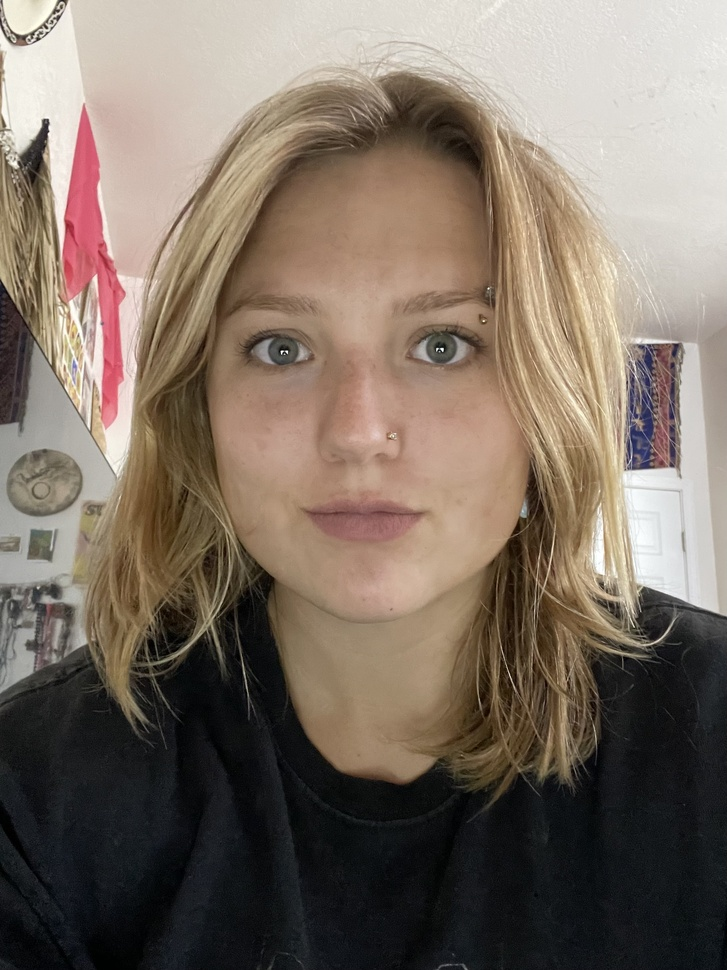
#> input picture 2/data/selfie.jpg, 727 x 970 px, shrunk from 2316 x 3088 before the run, found by its file name
$ python part_1_1.py
#> lines starting #> are read from the running program, lines starting #| are printed output that depends on the picture
import numpy as np
import os
input_image_path = os.path.join('..', '2', 'data', 'selfie.jpg')
output_dir = os.path.join('..', '2', 'data', 'part_1_1')
os.makedirs(output_dir, exist_ok=True)

##############################################################
# PART 1.1 CONVOLUTIONS FROM SCRATCH
#############################################################

# Convolutions using 4 for loops (with padding & 0 fill values) ---------------------------
def convolution_four_loops(img, kernel):
    kernel = np.flipud(np.fliplr(kernel)) # invert kernel up-down and left-right for convolution
    h, w = img.shape
    kh, kw = kernel.shape
    pad_h, pad_w = kh // 2, kw // 2

    # pad w 0s
    img_padded = np.pad(img, ((pad_h, pad_h), (pad_w, pad_w)), mode='constant')
    output_img = np.zeros_like(img, dtype=float)

    for i in range(h):
        for j in range(w):
            pixel_update = 0.0
            for k in range(kh):
                for l in range(kw):
                    pixel_update += img_padded[i + k, j + l] * kernel[k, l]

            output_img[i, j] = pixel_update
    return output_img


# Convolutions using 2 for loops (with padding & 0 fill values) -----------------------
def convolution_two_loops(img, kernel):
    kernel = np.flipud(np.fliplr(kernel))
    h, w = img.shape
    kh, kw = kernel.shape
    pad_h, pad_w = kh // 2, kw // 2

    # pad w 0s
    img_padded = np.pad(img, ((pad_h, pad_h), (pad_w, pad_w)), mode='constant')
    output_img = np.zeros_like(img, dtype=float)

    for i in range(h):
        for j in range(w):
            overlapping_patch = img_padded[i : i + kh, j : j + kw]
            output_img[i, j] = np.sum(overlapping_patch * kernel)
    return output_img

# Compare with scipy convolve function on a dummy image ----------------------------------
from scipy.signal import convolve2d


# use a dummy img array for comparison
image = np.random.randn(64, 64)
kernel = np.array([[1, 2, 1], [2, 4, 2], [1, 2, 1]]) # smoothing filter

out_4 = convolution_four_loops(image, kernel)
out_2 = convolution_two_loops(image, kernel)
out_scipy = convolve2d(image, kernel, mode='same', boundary='fill', fillvalue=0)

print("Part 1.1: Comparing convolution implementations...")
print("Max difference 4-loop vs SciPy convolution:", np.abs(out_4 - out_scipy).max())
print("Max difference 2-loop vs SciPy convolution:", np.abs(out_2 - out_scipy).max())

# Applying filters to selfie --------------------------------------------------------------
print("Part 1.1: Applying filters to Selfie...")

import cv2

image = cv2.imread(input_image_path, cv2.IMREAD_GRAYSCALE)
image = image.astype(float) / 255.0

box_filter = np.ones((9, 9)) *  (1/81)

Dx = np.array([[1, 0, -1]])
Dy = np.array([[1], [0], [-1]])

image_box = convolution_two_loops(image, box_filter)
#> in convolution_two_loops (call 2), `img_padded = np.pad(img, ((pad_h, pad_h), (pad_w, pad_w)), mode='const..`:
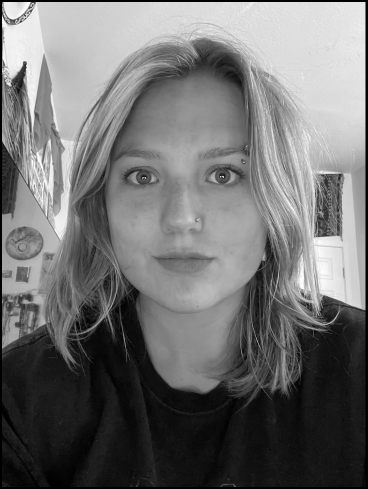
#> img_padded: shape (978, 735) float64 (shown at 1/2 size); min 0, max 1, mean 0.44
#> after the loop in convolution_two_loops (call 2), `for i in range(h):`:
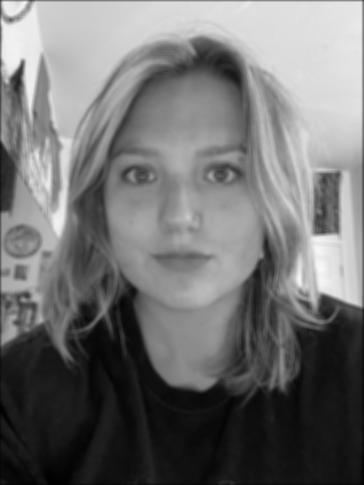
#> output_img: shape (970, 727) float64 (shown at 1/2 size); min 0.00213, max 0.985, mean 0.446
image_dx = convolution_two_loops(image, Dx)
#> after the loop in convolution_two_loops (call 3), `for i in range(h):`:
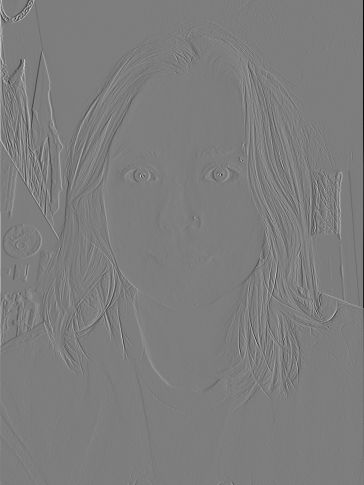
#> output_img: shape (970, 727) float64 (shown at 1/2 size); min -0.945, max 0.973, mean 0.00022; drawn with min black and max white
image_dy = convolution_two_loops(image, Dy)
#> after the loop in convolution_two_loops (call 4), `for i in range(h):`:
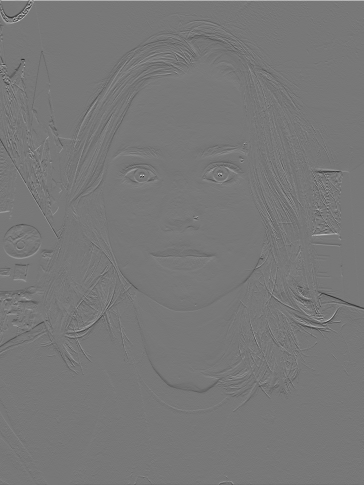
#> output_img: shape (970, 727) float64 (shown at 1/2 size); min -0.882, max 0.992, mean -0.0008; drawn with min black and max white

cv2.imwrite(os.path.join(output_dir, 'selfie_box.jpg'), (image_box * 255).astype(np.uint8))
cv2.imwrite(os.path.join(output_dir, 'selfie_dx.jpg'), (np.abs(image_dx) * 255).astype(np.uint8))
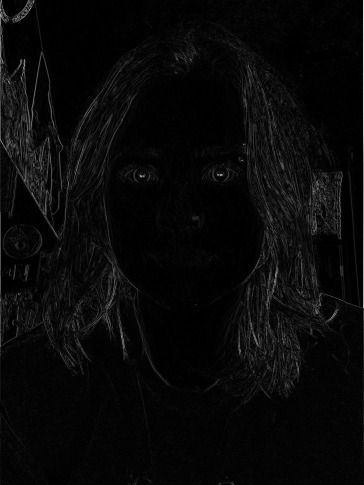
#> saved as selfie_dx.jpg: shape (970, 727) (shown at 1/2 size); min 0, max 248, mean 8.6
cv2.imwrite(os.path.join(output_dir, 'selfie_dy.jpg'), (np.abs(image_dy) * 255).astype(np.uint8))
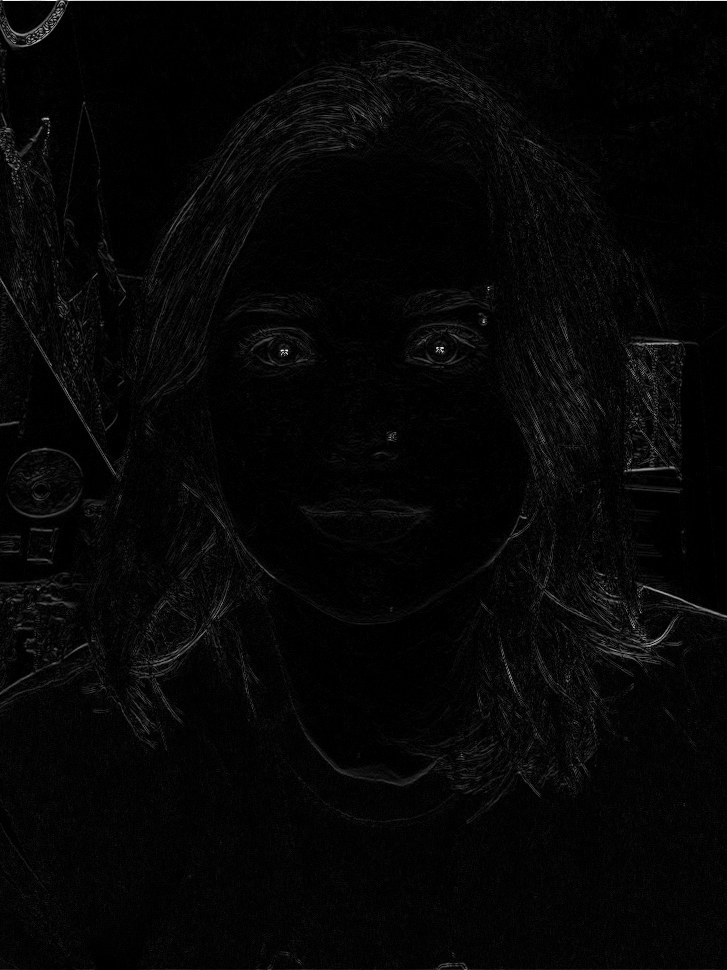
#> saved as selfie_dy.jpg: shape (970, 727); min 0, max 253, mean 6

print("Saved Filtered images to, ", output_dir)

$ run again, with 2/data/adrian1.jpg copied over 2/data/selfie.jpg
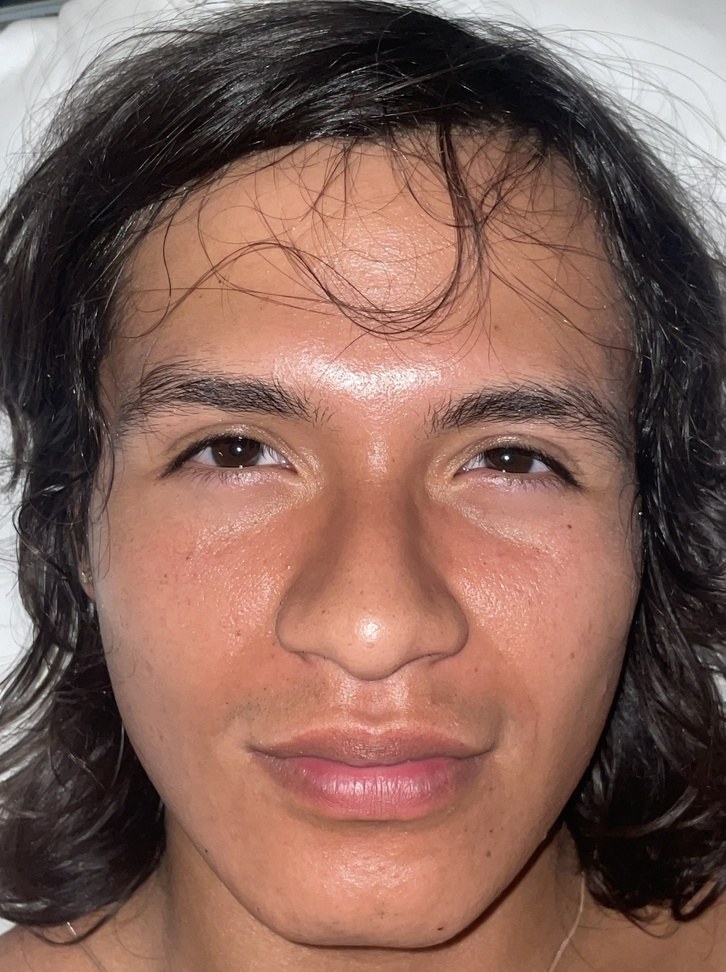
#> input picture 2/data/adrian1.jpg, 726 x 972 px, shrunk from 2519 x 3376 before the run, found by its file name
#> img_padded: shape (972, 728) float64
#> img_padded: shape (974, 726) float64
#> after the loop in convolution_two_loops (call 4), `for i in range(h):`:
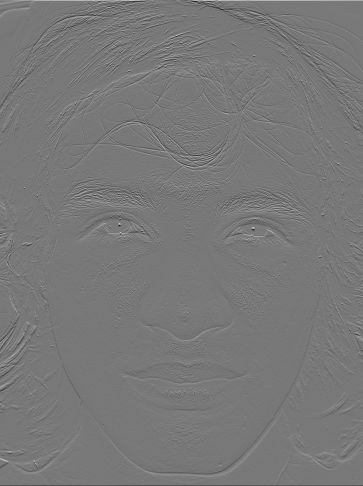
#> output_img: shape (972, 726) float64 (shown at 1/2 size); min -0.859, max 0.953, mean -0.000214; drawn with min black and max white
#> `cv2.imwrite(os.path.join(output_dir, 'selfie_dy.jpg'), (np.abs(image_d..`:
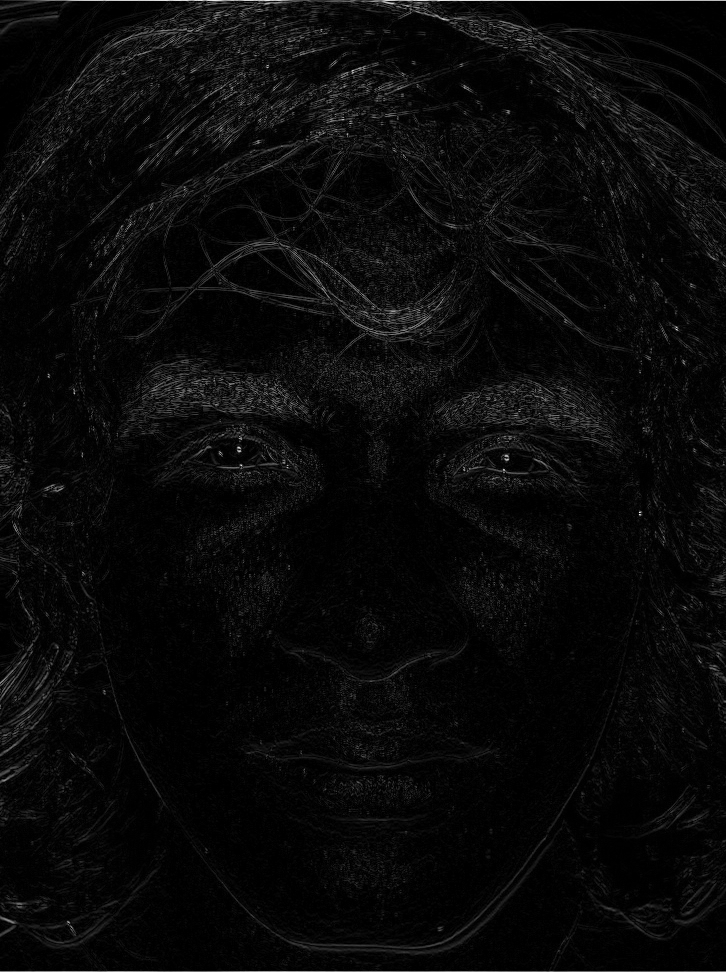
#> saved as selfie_dy.jpg: shape (972, 726); min 0, max 243, mean 9.4
